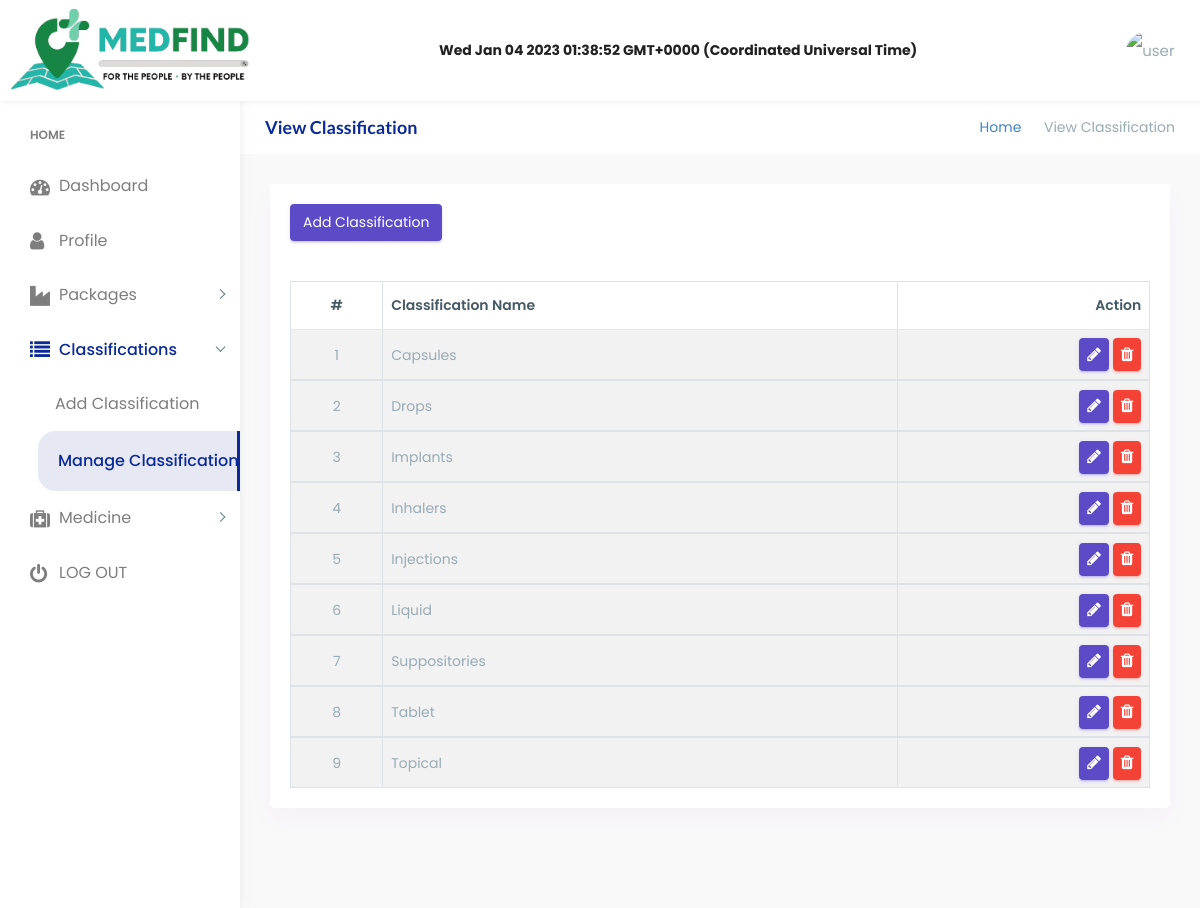
/Main/categories.php (signed in), run on the app's committed database.
### tables this page shows
CREATE TABLE `classification` (
  `class_id` int(11) NOT NULL,
  `class_name` varchar(255) DEFAULT NULL
);

### Main/categories.php (the view)
<?php include('./constant/layout/head.php');?>
<?php include('./constant/layout/header.php');?>
<?php include('./constant/layout/sidebar.php');?>
<?php include('./constant/connect.php');
include('test.php');
$sql = "SELECT*from classification order by class_name asc";
$result = $connect->query($sql);
?>
       <div class="page-wrapper">
            <div class="row page-titles">
                <div class="col-md-5 align-self-center">
                    <h3 class="text-primary"> View Classification</h3> </div>
                <div class="col-md-7 align-self-center">
                    <ol class="breadcrumb">
                        <li class="breadcrumb-item"><a href="javascript:void(0)">Home</a></li>
                        <li class="breadcrumb-item active">View Classification</li>
                    </ol>
                </div>
            </div>
            <div class="container-fluid">
                 <div class="card">
                            <div class="card-body">
                            <a href="add-category.php"><button class="btn btn-primary">Add Classification</button></a>
                                <div class="table-responsive m-t-40">
                                    <table id="myTable" class="table table-bordered table-striped">
                                        <thead>
                                            <tr>
                                              <th class="text-center">#</th>
                                                <th>Classification Name</th>
                                                <th>Action</th>
                                            </tr>
                                       </thead>
                                       <tbody>
                                        <?php
                                        $i = 0;
foreach ($result as $row) {
    $i++;
    ?>
                                        <tr>
                                            <td class="text-center"><?=$i?></td>
                                            <td><?php echo $row['class_name'] ?></td>
                                            <td>
                                                <a href="editcategory.php?id=<?php echo $row['class_id']?>"><button type="button" class="btn btn-xs btn-primary" ><i class="fa fa-pencil"></i></button></a>
                                                <a href="action/removeCategories.php?id=<?php echo $row['class_id']?>" ><button type="button" class="btn btn-xs btn-danger" onclick="return confirm('Are you sure to delete this record?')"><i class="fa fa-trash"></i></button></a>
                                                </td>
                                        </tr>
                                    </tbody>
                                   <?php
}
?>
                               </table>
                                </div>
                            </div>
                        </div>
<?php include('./constant/layout/footer.php');?>

### css/helper.css (style rules this page uses)
.m-t-40 { margin-top: 40px!important; }

### data on the page
classification: class_name "Capsules"
classification: class_name "Drops"
classification: class_name "Implants"
classification: class_name "Inhalers"
classification: class_name "Injections"
classification: class_name "Liquid"
classification: class_name "Suppositories"
classification: class_name "Tablet"
classification: class_name "Topical"
